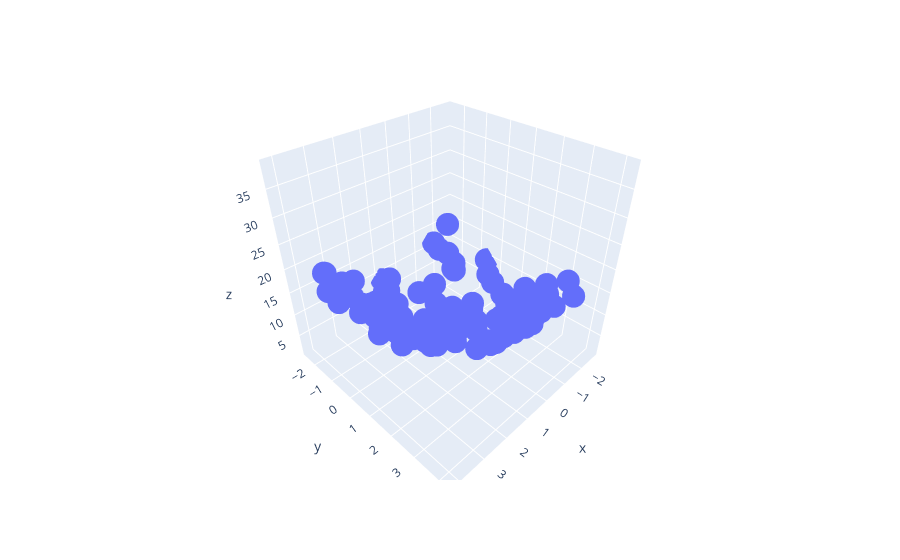

The cell this chart's notebook holds for it:
### Code cell
import plotly.express as px   
df = px.data.iris()
fig = px.scatter_3d(df , x=x.ravel() , y = y.ravel() , z = z.ravel())
fig.show()
